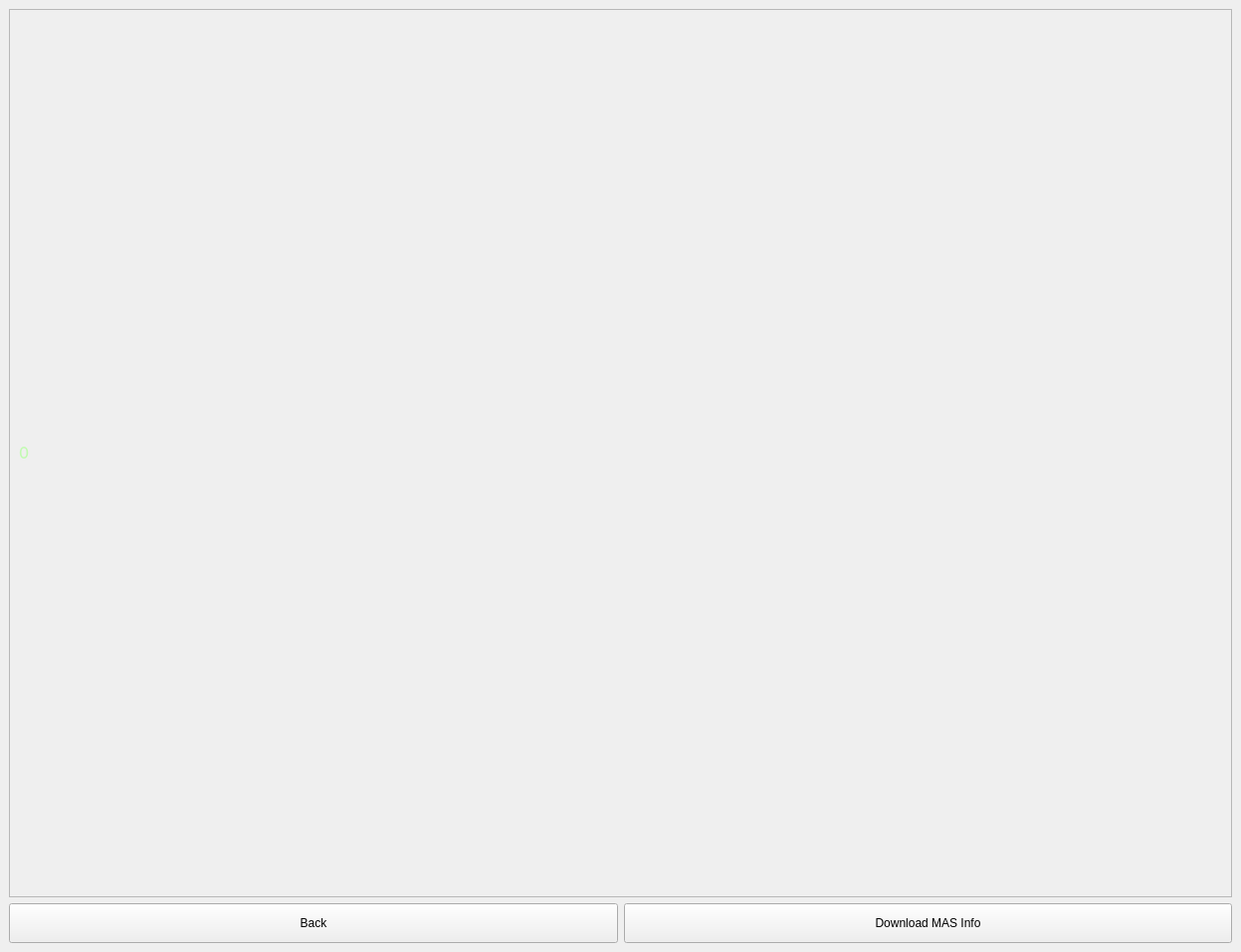
<?xml version="1.0" encoding="UTF-8"?>
<ui version="4.0">
 <class>MainWindow</class>
 <widget class="QMainWindow" name="MainWindow">
  <property name="geometry">
   <rect>
    <x>0</x>
    <y>0</y>
    <width>1247</width>
    <height>957</height>
   </rect>
  </property>
  <property name="windowTitle">
   <string>MainWindow</string>
  </property>
  <widget class="QWidget" name="centralwidget">
   <layout class="QVBoxLayout" name="verticalLayout_2">
    <item>
     <widget class="QScrollArea" name="scrollArea">
      <property name="widgetResizable">
       <bool>true</bool>
      </property>
      <widget class="QWidget" name="scrollAreaWidgetContents_2">
       <property name="geometry">
        <rect>
         <x>0</x>
         <y>0</y>
         <width>1227</width>
         <height>887</height>
        </rect>
       </property>
       <layout class="QVBoxLayout" name="verticalLayout_3">
        <item>
         <widget class="QLabel" name="label">
          <property name="sizePolicy">
           <sizepolicy hsizetype="Maximum" vsizetype="Maximum">
            <horstretch>0</horstretch>
            <verstretch>0</verstretch>
           </sizepolicy>
          </property>
          <property name="font">
           <font>
            <family>Inter</family>
            <pointsize>-1</pointsize>
           </font>
          </property>
          <property name="styleSheet">
           <string notr="true">QLabel{
	align-items: center;
	color: #c2fab1;
 	font-family: Inter,sans-serif;
 	font-size: 16px;
	text-stroke: 1px #000000;
	
}</string>
          </property>
          <property name="text">
           <string>&lt;html&gt;&lt;head/&gt;&lt;body&gt;&lt;p&gt;0&lt;/p&gt;&lt;/body&gt;&lt;/html&gt;</string>
          </property>
          <property name="scaledContents">
           <bool>false</bool>
          </property>
         </widget>
        </item>
       </layout>
      </widget>
     </widget>
    </item>
    <item>
     <layout class="QVBoxLayout" name="verticalLayout">
      <item>
       <layout class="QHBoxLayout" name="horizontalLayout">
        <item>
         <widget class="QPushButton" name="return_button_mas_info">
          <property name="minimumSize">
           <size>
            <width>0</width>
            <height>40</height>
           </size>
          </property>
          <property name="styleSheet">
           <string notr="true">QPushButton {
  align-items: center;
  background-color: #c2fab1;
  border: 2px solid #111;
  border-radius: 8px;
  box-sizing: border-box;
  color: #111;
  cursor: pointer;
  display: flex;
  font-family: Inter,sans-serif;
  font-size: 16px;
  justify-content: center;
  padding: 0 25px;
  position: relative;
  text-align: center;
  text-decoration: none;
  user-select: none;
  -webkit-user-select: none;
  touch-action: manipulation;
}

QPushButton:after {
  background-color: #111;
  border-radius: 8px;
  content: &quot;&quot;;
  display: block;
  left: 0;
  position: absolute;
  top: -2px;
  transform: translate(8px, 8px);
  transition: transform .2s ease-out;
  z-index: -1;
}

QPushButton:hover:after {
  transform: translate(0, 0);
}

QPushButton:active {
  background-color: #c2fab1;
  outline: 0;
}

QPushButton:hover {
  outline: 0;
}

@media (min-width: 768px) {
  QPushButton {
    padding: 0 40px;
  }
}</string>
          </property>
          <property name="text">
           <string>Back</string>
          </property>
         </widget>
        </item>
        <item>
         <widget class="QPushButton" name="download_logs">
          <property name="minimumSize">
           <size>
            <width>0</width>
            <height>40</height>
           </size>
          </property>
          <property name="styleSheet">
           <string notr="true">QPushButton {
  align-items: center;
  background-color: #c2fab1;
  border: 2px solid #111;
  border-radius: 8px;
  box-sizing: border-box;
  color: #111;
  cursor: pointer;
  display: flex;
  font-family: Inter,sans-serif;
  font-size: 16px;
  justify-content: center;
  padding: 0 25px;
  position: relative;
  text-align: center;
  text-decoration: none;
  user-select: none;
  -webkit-user-select: none;
  touch-action: manipulation;
}

QPushButton:after {
  background-color: #111;
  border-radius: 8px;
  content: &quot;&quot;;
  display: block;
  height:100px;
  left: 0;
  position: absolute;
  top: -2px;
  transform: translate(8px, 8px);
  transition: transform .2s ease-out;
  z-index: -1;
}

QPushButton:hover:after {
  transform: translate(0, 0);
}

QPushButton:active {
  background-color: #c2fab1;
  outline: 0;
}

QPushButton:hover {
  outline: 0;
}

@media (min-width: 768px) {
  QPushButton {
    padding: 0 40px;
  }
}</string>
          </property>
          <property name="text">
           <string>Download MAS Info</string>
          </property>
         </widget>
        </item>
       </layout>
      </item>
     </layout>
    </item>
   </layout>
  </widget>
 </widget>
 <resources/>
 <connections/>
</ui>
